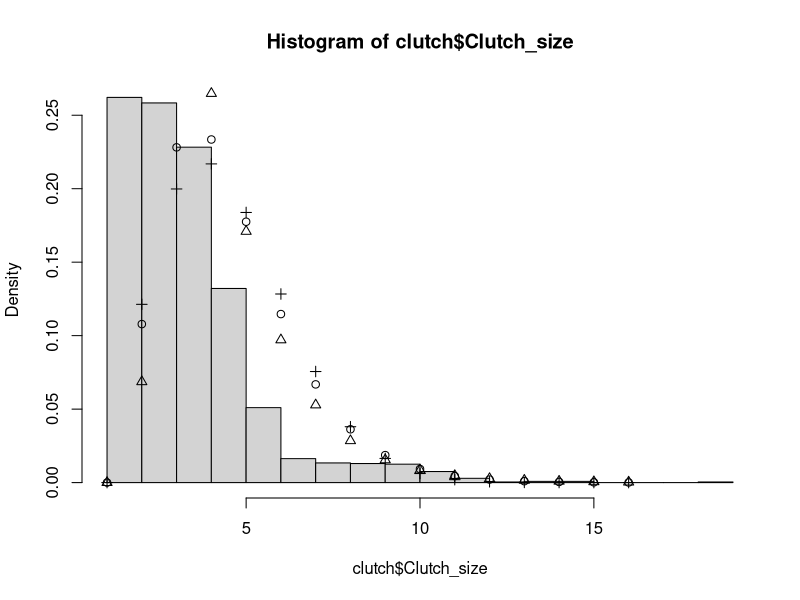
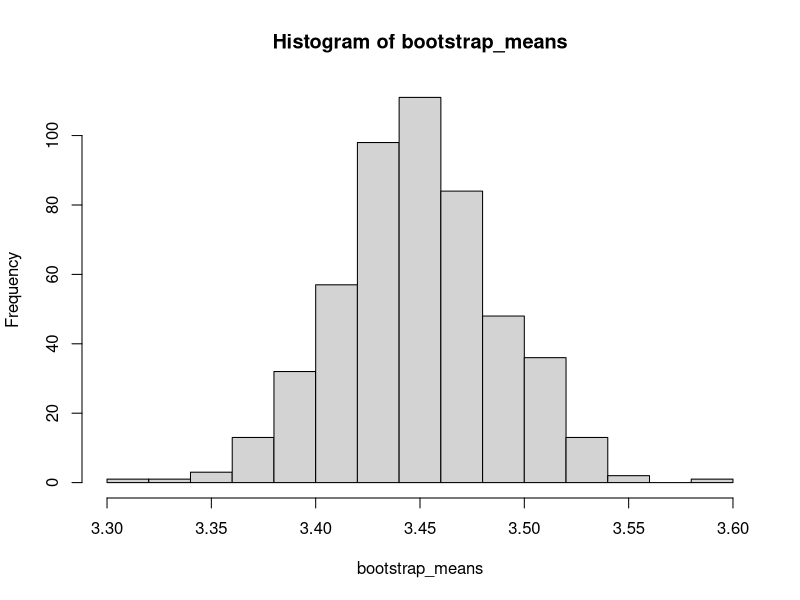
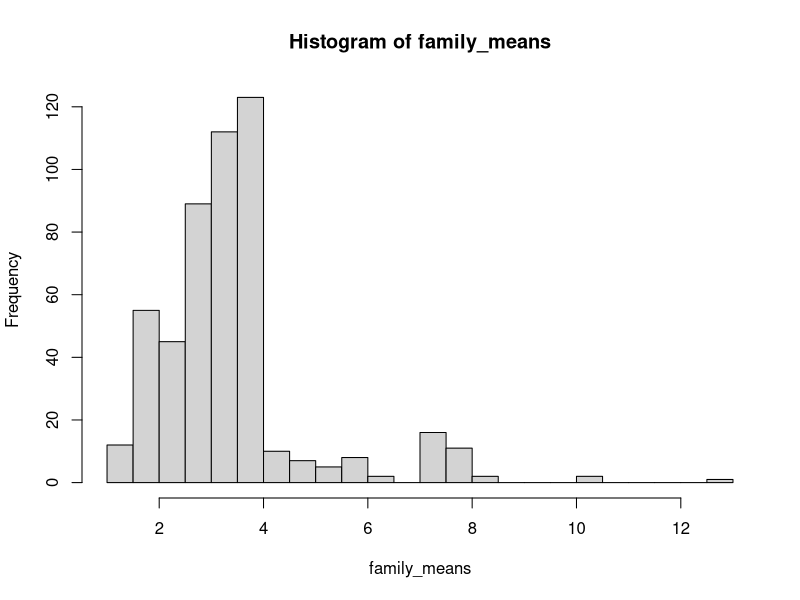
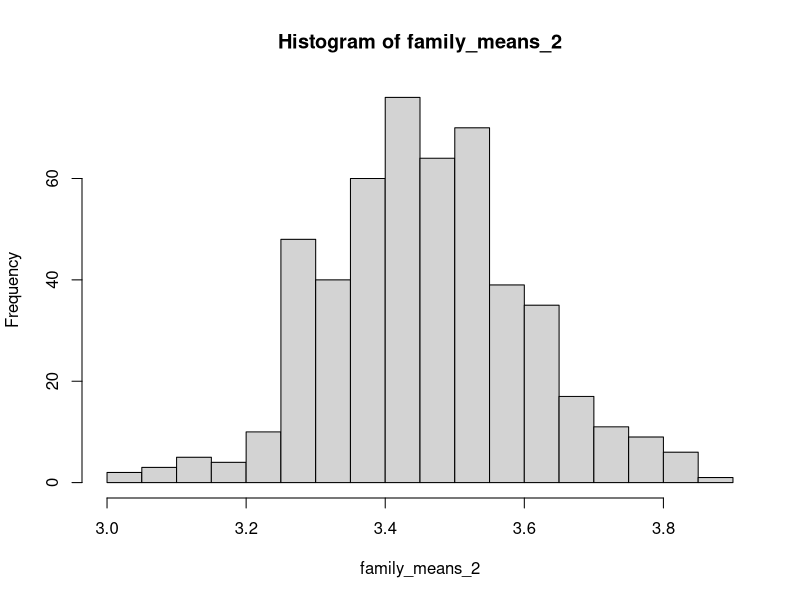

Reproduce these figures in R, in order.
## ---- chunk 1
library(MASS) # for fitdistr
library(VGAM) # for rayleight distribution
clutch <- read.csv("ClutchSize.csv")
## ---- chunk 2
hist(clutch$Clutch_size, 20, freq=F)
xx <- 0:15
fit_gamma <- fitdistr(clutch$Clutch_size, dgamma, list(shape=1))
points(dgamma(xx, fit_gamma$estimate[1]), pch=1)

fit_lognorm <- fitdistr(clutch$Clutch_size, dlnorm, list(meanlog=0, sdlog=1))
points(dlnorm(xx, fit_lognorm$estimate[1], fit_lognorm$estimate[2]), pch=2)

fit_rayleigh <- fitdistr(clutch$Clutch_size, drayleigh, list(scale=1))
points(drayleigh(xx, fit_rayleigh$estimate[1]), pch=3)

## ---- chunk 3
N <- dim(clutch)[1]
N_reps <- 500
bootstrap_means <- rep(0, N_reps)

for (i in 1:N_reps) {
  bootstrap_means[i] <- mean(sample(clutch$Clutch_size, N, replace=T))
}
hist(bootstrap_means, 20)
mean(bootstrap_means)
## ---- chunk 4
N_reps <- 500
family_means <- rep(0, N_reps)
for (i in 1:N_reps) {
  family <- sample(clutch$Family, 1)
  family_means[i] <- mean(clutch$Clutch_size[clutch$Family == family])
}
hist(family_means, 20)
mean(family_means)
## ---- chunk 5
N_families <- length(unique(clutch$Family))
family_means_2 <- rep(0, N_reps)
these_means <- rep(0, N_families)

for (i in 1:N_reps) {
  for (j in 1:N_families) {
    family <- sample(clutch$Family, 1)
    these_means[j] <- mean(clutch$Clutch_size[clutch$Family == family])
  }
  family_means_2[i] <- mean(these_means)
}
hist(family_means_2, 20)
mean(family_means_2)
